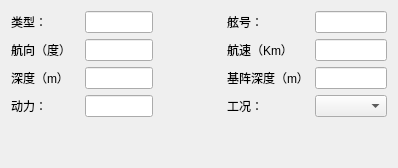
              <widget class="QWidget" name="tab_10">
               <attribute name="title">
                <string>平台信息</string>
               </attribute>
               <layout class="QGridLayout" name="gridLayout_6" columnstretch="1,1,1,1,1">
                <item row="2" column="1">
                 <widget class="QLineEdit" name="lineEdit_35"/>
                </item>
                <item row="3" column="0">
                 <widget class="QLabel" name="label_43">
                  <property name="text">
                   <string>动力：</string>
                  </property>
                 </widget>
                </item>
                <item row="1" column="1">
                 <widget class="QLineEdit" name="lineEdit_34"/>
                </item>
                <item row="0" column="4">
                 <widget class="QLineEdit" name="lineEdit_37"/>
                </item>
                <item row="0" column="1">
                 <widget class="QLineEdit" name="lineEdit_33"/>
                </item>
                <item row="2" column="3">
                 <widget class="QLabel" name="label_46">
                  <property name="text">
                   <string>基阵深度（m）</string>
                  </property>
                 </widget>
                </item>
                <item row="0" column="3">
                 <widget class="QLabel" name="label_44">
                  <property name="text">
                   <string>舷号：</string>
                  </property>
                 </widget>
                </item>
                <item row="1" column="4">
                 <widget class="QLineEdit" name="lineEdit_38"/>
                </item>
                <item row="3" column="4">
                 <widget class="QComboBox" name="comboBox_8"/>
                </item>
                <item row="3" column="1">
                 <widget class="QLineEdit" name="lineEdit_36"/>
                </item>
                <item row="2" column="4">
                 <widget class="QLineEdit" name="lineEdit_39"/>
                </item>
                <item row="1" column="3">
                 <widget class="QLabel" name="label_45">
                  <property name="text">
                   <string>航速（Km）</string>
                  </property>
                 </widget>
                </item>
                <item row="0" column="0">
                 <widget class="QLabel" name="label_40">
                  <property name="text">
                   <string>类型：</string>
                  </property>
                 </widget>
                </item>
                <item row="3" column="3">
                 <widget class="QLabel" name="label_47">
                  <property name="text">
                   <string>工况：</string>
                  </property>
                 </widget>
                </item>
                <item row="2" column="0">
                 <widget class="QLabel" name="label_42">
                  <property name="text">
                   <string>深度（m）</string>
                  </property>
                 </widget>
                </item>
                <item row="1" column="0">
                 <widget class="QLabel" name="label_41">
                  <property name="text">
                   <string>航向（度）</string>
                  </property>
                 </widget>
                </item>
                <item row="4" column="1">
                 <spacer name="verticalSpacer_6">
                  <property name="orientation">
                   <enum>Qt::Vertical</enum>
                  </property>
                  <property name="sizeHint" stdset="0">
                   <size>
                    <width>20</width>
                    <height>40</height>
                   </size>
                  </property>
                 </spacer>
                </item>
               </layout>
              </widget>
